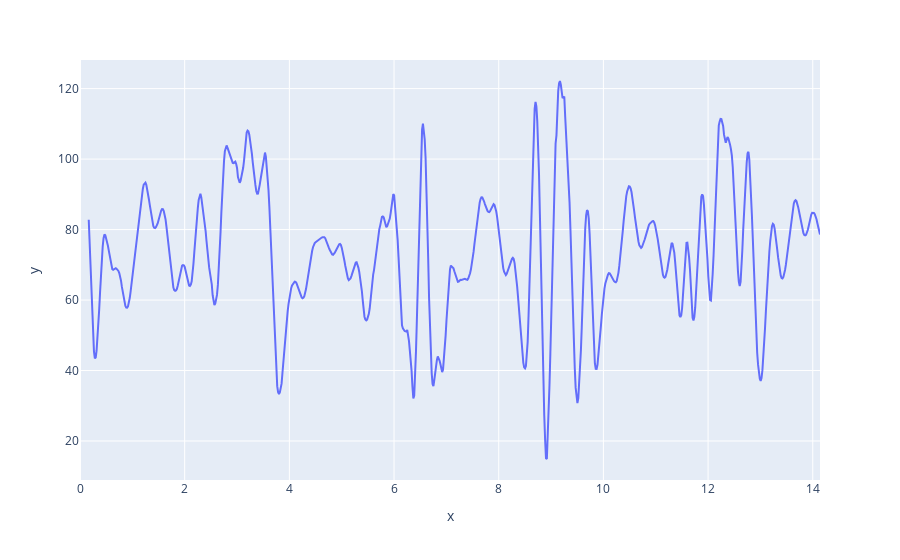

Notebook source saved alongside this figure:
### Markdown cell above
#### Cálculo de la fuerza del bicep
Sabemos que $\vec{M}=\vec{M_w}+\vec{M_f}+\vec{M_b}$ y ya conocemos $\vec{M},\vec{M_w},\vec{M_f}$ por lo que despejando podemos obtener $\vec{M_b}$ y utilizarlo para calcular $\vec{F_b}$

### Code cell
df['force_bicep'] = (sum_moment - moment_weight - moment_forearm) / (RADIUS_BICEP * np.sin(df['theta_wrist']))

fig = px.line(x = df['time'], y = df['force_bicep'])
fig.show()

### Figure 1 — Plotly figure (JSON) as saved in the notebook; plotly's stock layout.template omitted (floating-point values rounded to 4 significant figures; data arrays with more than 128 entries replaced by an {"elided": "..."} marker saying what was removed)
{"data": [{"hovertemplate": "x=%{x}<br>y=%{y}<extra></extra>", "legendgroup": "", "line": {"color": "#636efa", "dash": "solid"}, "marker": {"symbol": "circle"}, "mode": "lines", "name": "", "orientation": "v", "showlegend": false, "type": "scatter", "x": {"elided": "849 float values"}, "xaxis": "x", "y": {"elided": "849 float values"}, "yaxis": "y"}], "layout": {"legend": {"tracegroupgap": 0}, "margin": {"t": 60}, "xaxis": {"anchor": "y", "domain": [0, 1], "title": {"text": "x"}}, "yaxis": {"anchor": "x", "domain": [0, 1], "title": {"text": "y"}}}}
